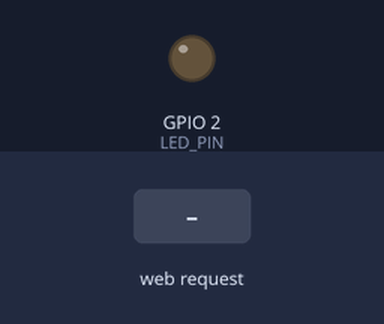
Recording of a sketch running on a simulated ESP32. Parts: output pins drawn as LEDs (lit = HIGH). The inputs (shaded band) are chosen by the test bench. WiFi joins after 1.5 s; servers stay silent unless stated; what the sketch prints to the serial monitor is not drawn.

Above: at 2.7 s.
2.8 s: HTTP request GET /set?brightness=1 received
At 4.0 s:
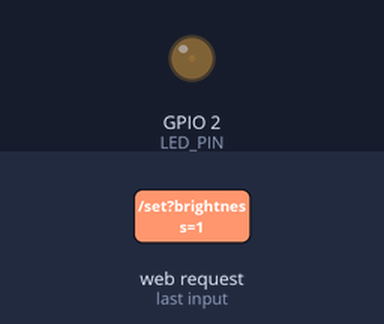
4.3 s: HTTP request GET /set?brightness=120 received
At 5.2 s:
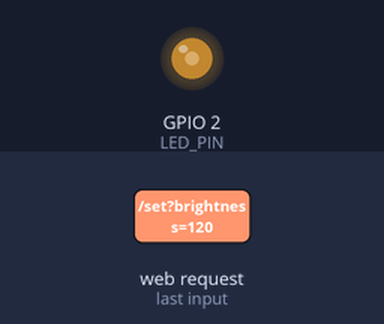
Timing chart, 0 to 7.3 s (numbered marks = the images above; inputs shaded):
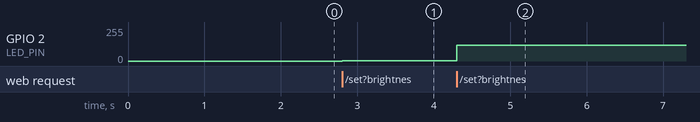

The sketch:

ex07.ino
```cpp
// ex07 Web网页无极调光器 - 最终版
#include <WiFi.h>
#include <WebServer.h>

#define LED_PIN 2

// ========== WiFi配置 ==========
const char* ssid = "你的WiFi名称";
const char* password = "你的WiFi密码";

WebServer server(80);
int brightness = 0;

// 优化后的网页：适配移动端，样式更清晰
const String htmlPage =
"<!DOCTYPE html><html lang='zh-CN'><head>"
"<meta charset='UTF-8'>"
"<meta name='viewport' content='width=device-width, initial-scale=1.0'>"
"<title>LED无极调光器</title>"
"<style>"
"body{font-family:微软雅黑,sans-serif;text-align:center;margin-top:15vh;background:#f5f5f5;}"
".container{background:white;padding:40px;border-radius:12px;display:inline-block;box-shadow:0 2px 12px rgba(0,0,0,0.1);}"
"#slider{width:320px;height:24px;cursor:pointer;}"
".val-text{font-size:24px;font-weight:bold;color:#333;margin-top:20px;}"
"</style></head><body>"
"<div class='container'>"
"<h2>LED 无极调光控制</h2>"
"<input type='range' min='0' max='255' value='0' id='slider'>"
"<div class='val-text'>当前亮度：<span id='val'>0</span> / 255</div>"
"</div>"
"<script>"
"const slider = document.getElementById('slider');"
"const valText = document.getElementById('val');"
"// 监听滑动条拖动，实时发送调光请求"
"slider.addEventListener('input', function(){"
"  const val = this.value;"
"  valText.innerText = val;"
"  fetch('/set?brightness=' + val);"
"});"
"</script></body></html>";

// 返回主控制页面
void handleRoot() {
  server.send(200, "text/html; charset=utf-8", htmlPage);
}

// 处理亮度设置请求
void handleSetBrightness() {
  if (server.hasArg("brightness")) {
    int val = server.arg("brightness").toInt();
    // 边界保护，限制在0-255范围内
    brightness = constrain(val, 0, 255);
    analogWrite(LED_PIN, brightness);
    Serial.print("亮度已更新为：");
    Serial.println(brightness);
    server.send(200, "text/plain", "OK");
  } else {
    server.send(400, "text/plain", "参数错误");
  }
}

void setup() {
  Serial.begin(115200);
  pinMode(LED_PIN, OUTPUT);
  analogWrite(LED_PIN, 0);

  // 连接WiFi
  Serial.printf("正在连接WiFi：%s\n", ssid);
  WiFi.begin(ssid, password);
  while (WiFi.status() != WL_CONNECTED) {
    delay(300);
    Serial.print(".");
  }
  Serial.println("\n✅ WiFi连接成功");
  Serial.print("🌐 控制页面地址：");
  Serial.println(WiFi.localIP());

  // 注册路由
  server.on("/", handleRoot);
  server.on("/set", handleSetBrightness);
  server.begin();
  Serial.println("✅ Web服务器启动完成");
}

void loop() {
  server.handleClient(); // 持续处理客户端请求
}
```

Measured:
- after the input at 2.8 s, GPIO 2 (LED_PIN): 0/255 → 1/255 at once
- after the input at 4.3 s, GPIO 2 (LED_PIN): 1/255 → 120/255 at once
